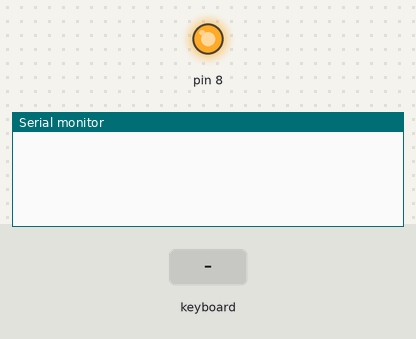
Bench run of a sketch on a simulated Arduino Uno, built with avr-gcc and run on an emulated ATmega328P. Parts: output pins drawn as LEDs (lit = HIGH), the last lines printed to the serial monitor. Inputs (shaded band) come from the test bench. No radio packets arrive unless stated.

Above: at 1.2 s.
1.3 s: PS/2 keyboard text "1" received
At 2.5 s:
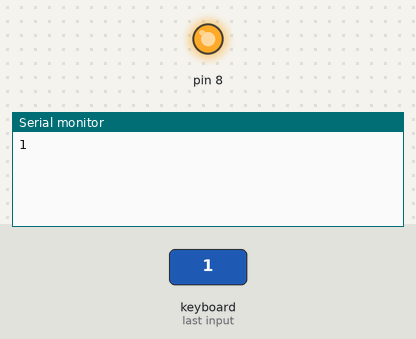
2.8 s: PS/2 keyboard text "a" received
At 3.7 s:
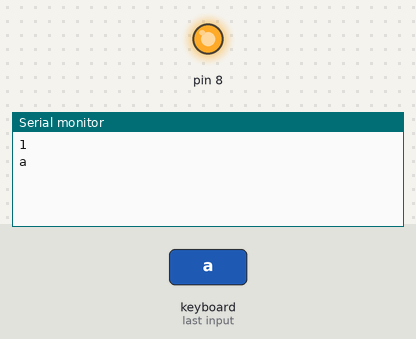

Measured:
- after the input at 1.3 s, the serial monitor: prints a new line at once (image 1)
- after the input at 2.8 s, the serial monitor: prints a new line at once (image 2)

The sketch:

sketch_jan30a.ino
```cpp
/*  PS2Keyboard library, International Keyboard Layout Example
    http://www.pjrc.com/teensy/td_libs_PS2Keyboard.html

    keyboard.begin() accepts an optional 3rd parameter to
    configure the PS2 keyboard layout.  Uncomment the line for
    your keyboard.  If it doesn't exist, you can create it in
    PS2Keyboard.cpp and email paul@pjrc.com to have it included
    in future versions of this library.
*/

#include <PS2Keyboard.h>
#include <RH_ASK.h>
#include <SPI.h>

RH_ASK rf_driver;

const int DataPin = 2;
const int IRQpin =  3;

PS2Keyboard keyboard;

void setup() {
  //keyboard.begin(DataPin, IRQpin, PS2Keymap_US);
  keyboard.begin(DataPin, IRQpin, PS2Keymap_German);
  //keyboard.begin(DataPin, IRQpin, PS2Keymap_French);
  //keyboard.begin(DataPin, IRQpin, PS2Keymap_Spanish);
  //keyboard.begin(DataPin, IRQpin, PS2Keymap_Italian);
  //keyboard.begin(DataPin, IRQpin, PS2Keymap_UK);

  rf_driver.init();

  Serial.begin(9600);
  pinMode(8,OUTPUT);
  digitalWrite(8,HIGH);
}

void loop() {
  if (keyboard.available()) {
    char c = keyboard.read();
    Serial.println(c);
    const char *msg = "longitude latitude altitude and time";
    rf_driver.send((uint8_t *)msg, strlen(msg));
    rf_driver.waitPacketSent();
    delay(10);
  }
}
```
